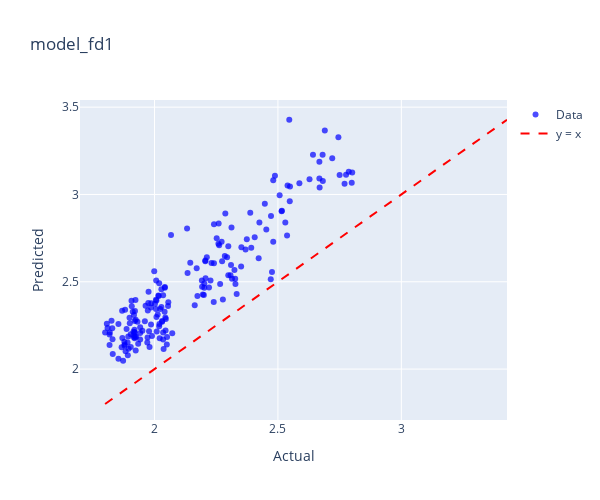
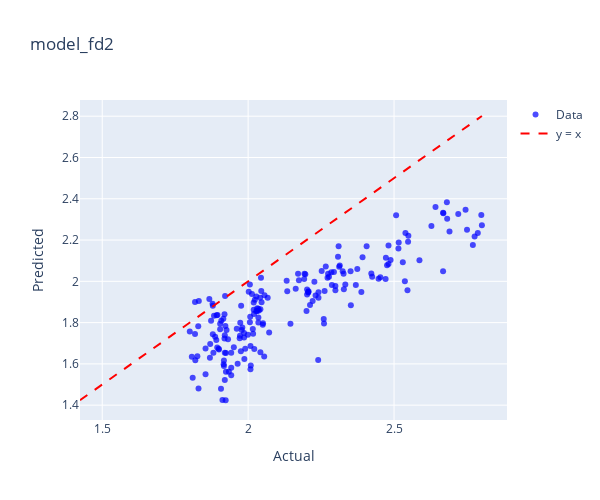
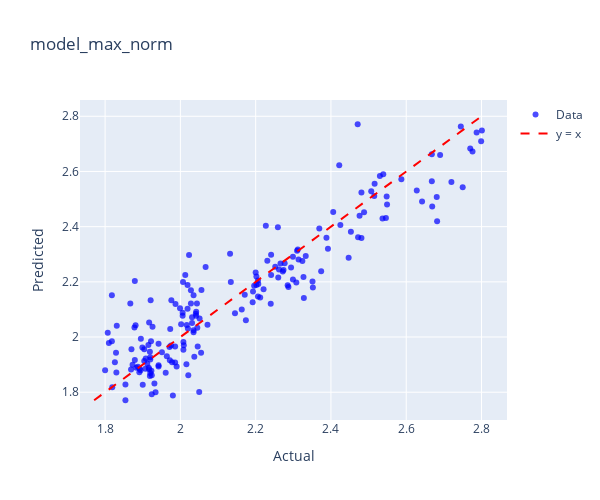
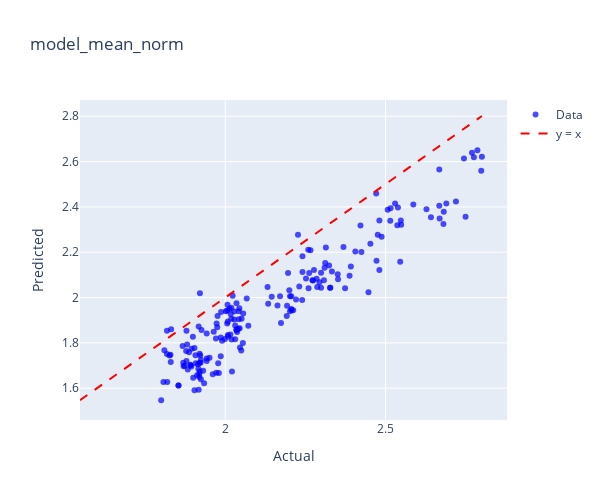

The notebook cell these images were saved under, in order:
### Code cell
model_dict = {
    'model_fd1': (model_fd1, protein_fd1),
    'model_fd2': (model_fd2, protein_fd2),
    'model_max_norm': (model_max_norm, protein_max_norm),
    'model_mean_norm': (model_mean_norm, protein_mean_norm),
    'model_msc': (model_msc, protein_msc),
    'model_ori': (model_ori, protein_ori),
    'model_range_norm': (model_range_norm, protein_range_norm),
    'model_sg1': (model_sg1, protein_sg1),
    'model_sg2': (model_sg2, protein_sg2),
    'model_snv': (model_snv, protein_snv),
}

for name, (model, data) in model_dict.items():
    print(f"Plotting for {name}")
    plot_actual_vs_predicted_plotly(model, data, 'PROTEIN',name)

### Figure 1 — Plotly figure (JSON) as saved in the notebook; plotly's stock layout.template omitted (floating-point values rounded to 4 significant figures; data arrays with more than 128 entries replaced by an {"elided": "..."} marker saying what was removed)
{"data": [{"hovertemplate": "Index: %{text}<br>Actual: %{x}<br>Predicted: %{y}<extra></extra>", "marker": {"color": "blue", "opacity": 0.7, "size": 6}, "mode": "markers", "name": "Data", "text": {"elided": "189 str values"}, "type": "scatter", "x": {"elided": "189 float values"}, "y": {"elided": "189 float values"}}, {"line": {"color": "red", "dash": "dash"}, "mode": "lines", "name": "y = x", "type": "scatter", "x": [1.8, 3.428], "y": [1.8, 3.428]}], "layout": {"height": 500, "title": {"text": "model_fd1"}, "width": 600, "xaxis": {"title": {"text": "Actual"}}, "yaxis": {"title": {"text": "Predicted"}}}}

### Figure 2 — Plotly figure (JSON) as saved in the notebook; plotly's stock layout.template omitted (floating-point values rounded to 4 significant figures; data arrays with more than 128 entries replaced by an {"elided": "..."} marker saying what was removed)
{"data": [{"hovertemplate": "Index: %{text}<br>Actual: %{x}<br>Predicted: %{y}<extra></extra>", "marker": {"color": "blue", "opacity": 0.7, "size": 6}, "mode": "markers", "name": "Data", "text": {"elided": "189 str values"}, "type": "scatter", "x": {"elided": "189 float values"}, "y": {"elided": "189 float values"}}, {"line": {"color": "red", "dash": "dash"}, "mode": "lines", "name": "y = x", "type": "scatter", "x": [1.424, 2.801], "y": [1.424, 2.801]}], "layout": {"height": 500, "title": {"text": "model_fd2"}, "width": 600, "xaxis": {"title": {"text": "Actual"}}, "yaxis": {"title": {"text": "Predicted"}}}}

### Figure 3 — Plotly figure (JSON) as saved in the notebook; plotly's stock layout.template omitted (floating-point values rounded to 4 significant figures; data arrays with more than 128 entries replaced by an {"elided": "..."} marker saying what was removed)
{"data": [{"hovertemplate": "Index: %{text}<br>Actual: %{x}<br>Predicted: %{y}<extra></extra>", "marker": {"color": "blue", "opacity": 0.7, "size": 6}, "mode": "markers", "name": "Data", "text": {"elided": "189 str values"}, "type": "scatter", "x": {"elided": "189 float values"}, "y": {"elided": "189 float values"}}, {"line": {"color": "red", "dash": "dash"}, "mode": "lines", "name": "y = x", "type": "scatter", "x": [1.771, 2.801], "y": [1.771, 2.801]}], "layout": {"height": 500, "title": {"text": "model_max_norm"}, "width": 600, "xaxis": {"title": {"text": "Actual"}}, "yaxis": {"title": {"text": "Predicted"}}}}

### Figure 4 — Plotly figure (JSON) as saved in the notebook; plotly's stock layout.template omitted (floating-point values rounded to 4 significant figures; data arrays with more than 128 entries replaced by an {"elided": "..."} marker saying what was removed)
{"data": [{"hovertemplate": "Index: %{text}<br>Actual: %{x}<br>Predicted: %{y}<extra></extra>", "marker": {"color": "blue", "opacity": 0.7, "size": 6}, "mode": "markers", "name": "Data", "text": {"elided": "189 str values"}, "type": "scatter", "x": {"elided": "189 float values"}, "y": {"elided": "189 float values"}}, {"line": {"color": "red", "dash": "dash"}, "mode": "lines", "name": "y = x", "type": "scatter", "x": [1.547, 2.801], "y": [1.547, 2.801]}], "layout": {"height": 500, "title": {"text": "model_mean_norm"}, "width": 600, "xaxis": {"title": {"text": "Actual"}}, "yaxis": {"title": {"text": "Predicted"}}}}
